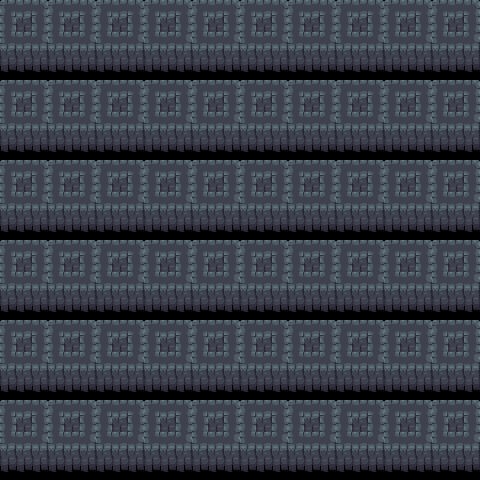

A 2D game scene composited from a Tiled map and its tileset images. What follows is a short description and the map's XML, with every tile layer's data as written:
An orthogonal 30x30 tile map with 16x16 px tiles, 1 tile layer (Tile Layer 1).

<map version="1.0" tiledversion="1.1.4" orientation="orthogonal" renderorder="right-down" width="30" height="30" tilewidth="16" tileheight="16" infinite="0" nextobjectid="1">
 <tileset firstgid="1" name="dungeontiles" tilewidth="16" tileheight="16" tilecount="299" columns="23">
  <image source="dungeontiles.png" width="368" height="208" />
 </tileset>
 <layer name="Tile Layer 1" width="30" height="30">
  <data encoding="csv">
179,180,181,179,180,181,179,180,181,179,180,181,179,180,181,179,180,181,179,180,181,179,180,181,179,180,181,179,180,181,
202,203,204,202,203,204,202,203,204,202,203,204,202,203,204,202,203,204,202,203,204,202,203,204,202,203,204,202,203,204,
225,226,227,225,226,227,225,226,227,225,226,227,225,226,227,225,226,227,225,226,227,225,226,227,225,226,227,225,226,227,
248,249,250,248,249,250,248,249,250,248,249,250,248,249,250,248,249,250,248,249,250,248,249,250,248,249,250,248,249,250,
271,272,273,271,272,273,271,272,273,271,272,273,271,272,273,271,272,273,271,272,273,271,272,273,271,272,273,271,272,273,
179,180,181,179,180,181,179,180,181,179,180,181,179,180,181,179,180,181,179,180,181,179,180,181,179,180,181,179,180,181,
202,203,204,202,203,204,202,203,204,202,203,204,202,203,204,202,203,204,202,203,204,202,203,204,202,203,204,202,203,204,
225,226,227,225,226,227,225,226,227,225,226,227,225,226,227,225,226,227,225,226,227,225,226,227,225,226,227,225,226,227,
248,249,250,248,249,250,248,249,250,248,249,250,248,249,250,248,249,250,248,249,250,248,249,250,248,249,250,248,249,250,
271,272,273,271,272,273,271,272,273,271,272,273,271,272,273,271,272,273,271,272,273,271,272,273,271,272,273,271,272,273,
179,180,181,179,180,181,179,180,181,179,180,181,179,180,181,179,180,181,179,180,181,179,180,181,179,180,181,179,180,181,
202,203,204,202,203,204,202,203,204,202,203,204,202,203,204,202,203,204,202,203,204,202,203,204,202,203,204,202,203,204,
225,226,227,225,226,227,225,226,227,225,226,227,225,226,227,225,226,227,225,226,227,225,226,227,225,226,227,225,226,227,
248,249,250,248,249,250,248,249,250,248,249,250,248,249,250,248,249,250,248,249,250,248,249,250,248,249,250,248,249,250,
271,272,273,271,272,273,271,272,273,271,272,273,271,272,273,271,272,273,271,272,273,271,272,273,271,272,273,271,272,273,
179,180,181,179,180,181,179,180,181,179,180,181,179,180,181,179,180,181,179,180,181,179,180,181,179,180,181,179,180,181,
202,203,204,202,203,204,202,203,204,202,203,204,202,203,204,202,203,204,202,203,204,202,203,204,202,203,204,202,203,204,
225,226,227,225,226,227,225,226,227,225,226,227,225,226,227,225,226,227,225,226,227,225,226,227,225,226,227,225,226,227,
248,249,250,248,249,250,248,249,250,248,249,250,248,249,250,248,249,250,248,249,250,248,249,250,248,249,250,248,249,250,
271,272,273,271,272,273,271,272,273,271,272,273,271,272,273,271,272,273,271,272,273,271,272,273,271,272,273,271,272,273,
179,180,181,179,180,181,179,180,181,179,180,181,179,180,181,179,180,181,179,180,181,179,180,181,179,180,181,179,180,181,
202,203,204,202,203,204,202,203,204,202,203,204,202,203,204,202,203,204,202,203,204,202,203,204,202,203,204,202,203,204,
225,226,227,225,226,227,225,226,227,225,226,227,225,226,227,225,226,227,225,226,227,225,226,227,225,226,227,225,226,227,
248,249,250,248,249,250,248,249,250,248,249,250,248,249,250,248,249,250,248,249,250,248,249,250,248,249,250,248,249,250,
271,272,273,271,272,273,271,272,273,271,272,273,271,272,273,271,272,273,271,272,273,271,272,273,271,272,273,271,272,273,
179,180,181,179,180,181,179,180,181,179,180,181,179,180,181,179,180,181,179,180,181,179,180,181,179,180,181,179,180,181,
202,203,204,202,203,204,202,203,204,202,203,204,202,203,204,202,203,204,202,203,204,202,203,204,202,203,204,202,203,204,
225,226,227,225,226,227,225,226,227,225,226,227,225,226,227,225,226,227,225,226,227,225,226,227,225,226,227,225,226,227,
248,249,250,248,249,250,248,249,250,248,249,250,248,249,250,248,249,250,248,249,250,248,249,250,248,249,250,248,249,250,
271,272,273,271,272,273,271,272,273,271,272,273,271,272,273,271,272,273,271,272,273,271,272,273,271,272,273,271,272,273
</data>
 </layer>
</map>
